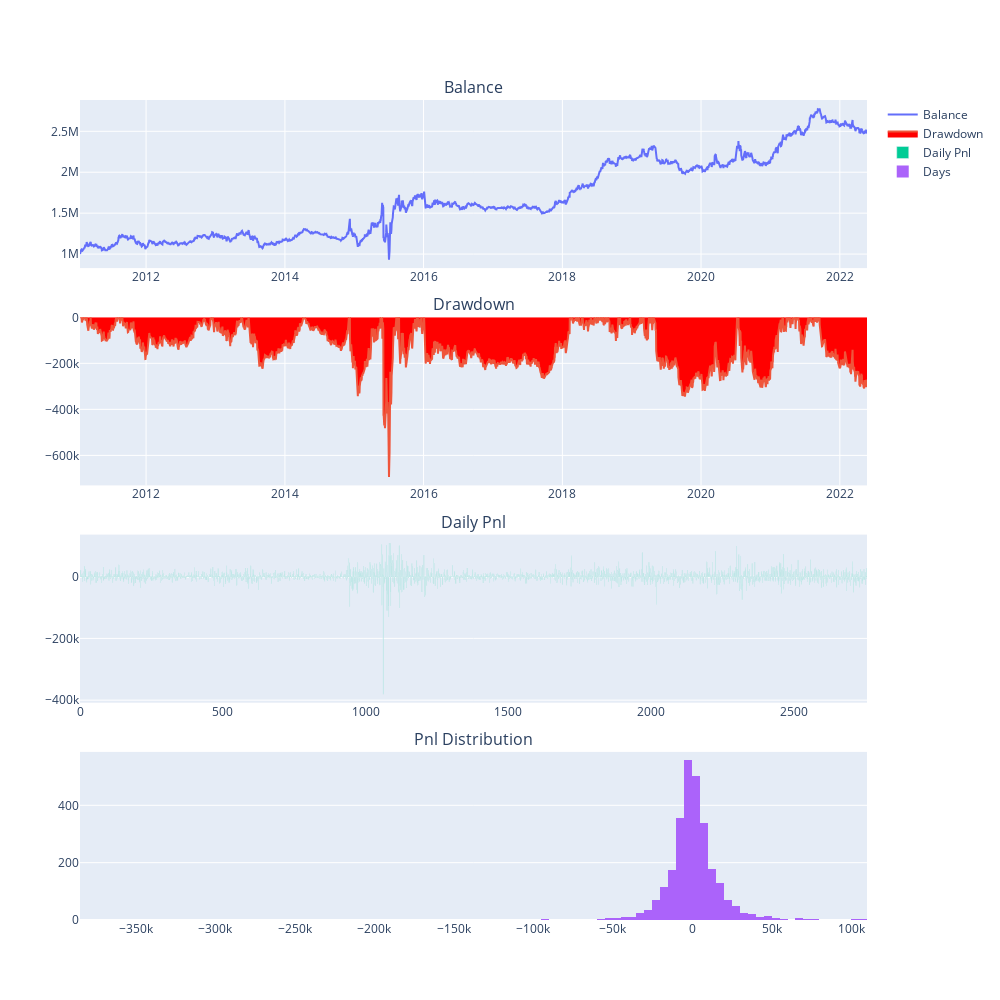

The notebook cell this image was saved under:
### Code cell
# 用上述参数进行全样本回测
engine = BacktestingEngine()
engine.set_parameters(
    vt_symbol="IF888.CFFEX",
    interval="1m", 
    start=datetime(2011, 1, 1), 
    end=datetime.now(), 
    rate=0.3/10000, 
    slippage=0.2, 
    size=300, 
    pricetick=0.2, 
    capital=1_000_000
)

engine.add_strategy(ExtremeFollowStrategy, {})

engine.load_data()
engine.run_backtesting()
engine.calculate_result()
engine.calculate_statistics()
engine.show_chart()

### Figure 1 — Plotly figure (JSON) as saved in the notebook; plotly's stock layout.template omitted (floating-point values rounded to 4 significant figures; data arrays with more than 128 entries replaced by an {"elided": "..."} marker saying what was removed)
{"data": [{"mode": "lines", "name": "Balance", "type": "scatter", "x": {"elided": "2756 str values"}, "xaxis": "x", "y": {"elided": "2756 float values"}, "yaxis": "y"}, {"fill": "tozeroy", "fillcolor": "red", "mode": "lines", "name": "Drawdown", "type": "scatter", "x": {"elided": "2756 str values"}, "xaxis": "x2", "y": {"elided": "2756 float values"}, "yaxis": "y2"}, {"name": "Daily Pnl", "type": "bar", "xaxis": "x3", "y": {"elided": "2756 float values"}, "yaxis": "y3"}, {"name": "Days", "nbinsx": 100, "type": "histogram", "x": {"elided": "2756 float values"}, "xaxis": "x4", "yaxis": "y4"}], "layout": {"annotations": [{"font": {"size": 16}, "showarrow": false, "text": "Balance", "x": 0.5, "xanchor": "center", "xref": "paper", "y": 1, "yanchor": "bottom", "yref": "paper"}, {"font": {"size": 16}, "showarrow": false, "text": "Drawdown", "x": 0.5, "xanchor": "center", "xref": "paper", "y": 0.735, "yanchor": "bottom", "yref": "paper"}, {"font": {"size": 16}, "showarrow": false, "text": "Daily Pnl", "x": 0.5, "xanchor": "center", "xref": "paper", "y": 0.47, "yanchor": "bottom", "yref": "paper"}, {"font": {"size": 16}, "showarrow": false, "text": "Pnl Distribution", "x": 0.5, "xanchor": "center", "xref": "paper", "y": 0.205, "yanchor": "bottom", "yref": "paper"}], "height": 1000, "width": 1000, "xaxis": {"anchor": "y", "domain": [0, 1]}, "xaxis2": {"anchor": "y2", "domain": [0, 1]}, "xaxis3": {"anchor": "y3", "domain": [0, 1]}, "xaxis4": {"anchor": "y4", "domain": [0, 1]}, "yaxis": {"anchor": "x", "domain": [0.795, 1]}, "yaxis2": {"anchor": "x2", "domain": [0.53, 0.735]}, "yaxis3": {"anchor": "x3", "domain": [0.265, 0.47]}, "yaxis4": {"anchor": "x4", "domain": [0, 0.205]}}}
